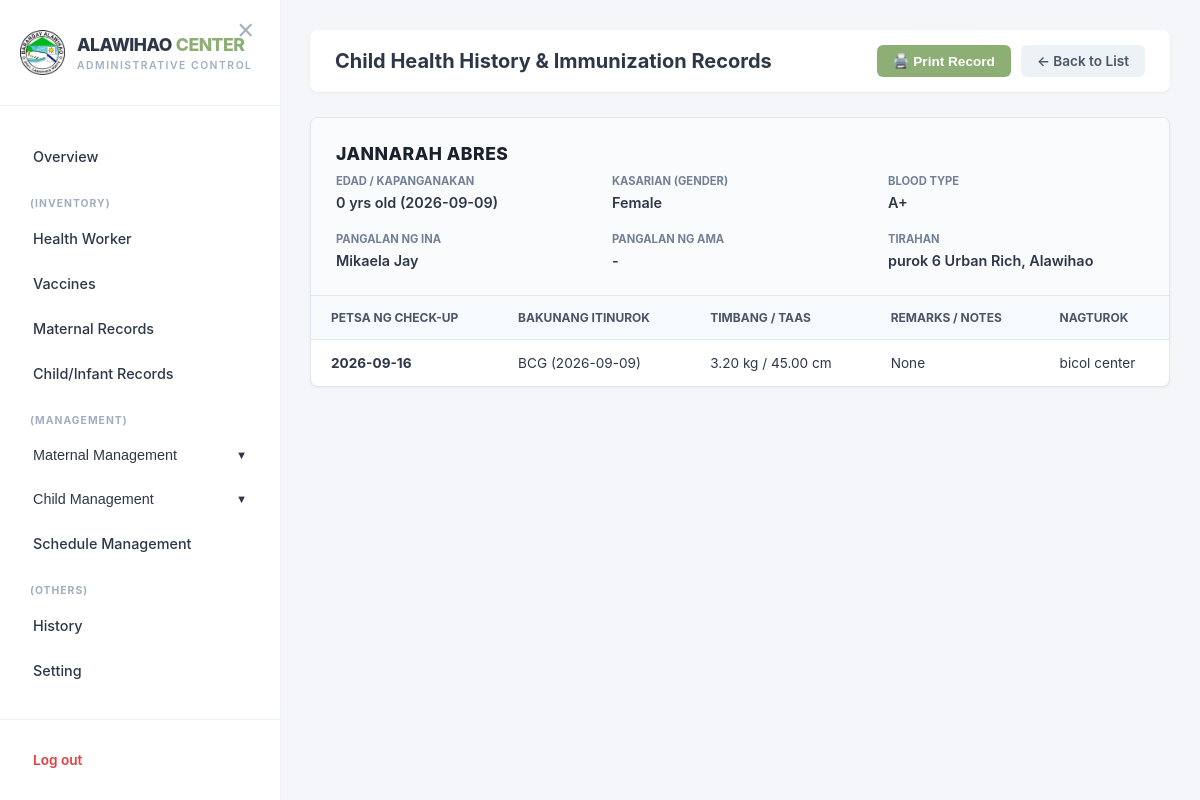
The app's page /admin/admin_child_history.php?id=1 (signed in) with its own data.
### tables this page shows
CREATE TABLE `children` (
  `id` int(11) NOT NULL,
  `user_id` int(11) NOT NULL,
  `child_name` varchar(255) NOT NULL,
  `mother_name` varchar(255) NOT NULL,
  `father_name` varchar(150) DEFAULT NULL,
  `gender` enum('Male','Female') NOT NULL,
  `birth_date` date NOT NULL,
  `weight_kg` decimal(5,2) DEFAULT NULL,
  `height_cm` decimal(5,2) DEFAULT NULL,
  `weight` float NOT NULL,
  `blood_type` varchar(10) DEFAULT NULL,
  `place_of_birth` varchar(255) NOT NULL,
  `family_no` varchar(50) DEFAULT NULL,
  `address` text DEFAULT NULL,
  `barangay` varchar(100) DEFAULT NULL,
  `health_center` varchar(100) DEFAULT NULL,
  `created_at` timestamp NOT NULL DEFAULT current_timestamp(),
  `status` enum('Pending','Approved') DEFAULT 'Pending',
  `vaccination_status` varchar(20) DEFAULT 'None',
  `vaccine_taken` text DEFAULT NULL,
  `administered_by` varchar(255) DEFAULT NULL,
  `family_serial` varchar(50) DEFAULT NULL,
  `birth_height` varchar(20) DEFAULT NULL,
  `immunization_records` text DEFAULT NULL
);

### admin/admin_child_history.php (the view, shortened to what this page needs)
<?php
include '../db_connect.php';
$child_id = mysqli_real_escape_string($conn, $_GET['id']);
$child_query = mysqli_query($conn, "SELECT * FROM children WHERE id = '$child_id'");
$child = mysqli_fetch_assoc($child_query);
$history_records = [];
?>
<!DOCTYPE html>
<html lang="en">
<head>
</head>
<body>
<div id="main">
    <div class="page-header-bar">
        <h2>Child Health History & Immunization Records</h2>
        <div class="header-actions">
            <button class="btn-print-modal" onclick="openPrintModal()">
                🖨️ Print Record
            </button>
            <a href="admin_child_hr.php" class="btn-back">← Back to List</a>
        </div>
    </div>
    <div class="record-card">
        <div class="patient-info-grid">
            <div class="patient-name-title">
                <?php echo htmlspecialchars($child['child_name']); ?>
            </div>
            <div class="info-item">
                <label>Edad / Kapanganakan</label>
                <span>
                    <?php
                        if(!empty($child['birth_date'])) {
                            $dob = new DateTime($child['birth_date']);
                            $today = new DateTime();
                            $age = $today->diff($dob);
                            echo $age->y . " yrs old (" . $child['birth_date'] . ")";
                        } else {
                            echo 'N/A';
                        }
                    ?>
                </span>
            </div>
            <div class="info-item">
                <label>Kasarian (Gender)</label>
                <span><?php echo htmlspecialchars($child['gender'] ?? 'N/A'); ?></span>
            </div>
            <div class="info-item">
                <label>Blood Type</label>
                <span><?php echo htmlspecialchars($child['blood_type'] ?? 'N/A'); ?></span>
            </div>
            <div class="info-item">
                <label>Pangalan ng Ina</label>
                <span><?php echo htmlspecialchars($child['mother_name'] ?? 'N/A'); ?></span>
            </div>
            <div class="info-item">
                <label>Pangalan ng Ama</label>
                <span><?php echo htmlspecialchars($child['father_name'] ?? 'N/A'); ?></span>
            </div>
            <div class="info-item">
                <label>Tirahan</label>
                <span><?php echo htmlspecialchars($child['address'] ?? 'N/A'); ?><?php echo !empty($child['barangay']) ? ', ' . htmlspecialchars($child['barangay']) : ''; ?></span>
            </div>
        </div>
        <div class="table-responsive">
            <table class="history-table">
                <thead>
                    <tr>
                        <th>Petsa ng Check-up</th>
                        <th>Bakunang Itinurok</th>
                        <th>Timbang / Taas</th>
                        <th>Remarks / Notes</th>
                        <th>Nagturok</th>
                    </tr>
                </thead>
                <tbody>
                    <?php if (!empty($history_records)): ?>
                        <?php foreach ($history_records as $rec): ?>
                        <tr>
                            <td><strong><?php echo !empty($rec['vaccine_date']) ? $rec['vaccine_date'] : (!empty($rec['created_at']) ? date("Y-m-d", strtotime($rec['created_at'])) : 'N/A'); ?></strong></td>
                            <td><?php echo htmlspecialchars($rec['vaccine_taken'] ?? 'Wala'); ?></td>
                            <td><?php echo htmlspecialchars($rec['weight_kg'] ?? '0'); ?> kg / <?php echo htmlspecialchars($rec['height'] ?? 'N/A'); ?> cm</td>
                            <td><?php echo htmlspecialchars($rec['remarks'] ?? 'None'); ?></td>
                            <td><?php echo htmlspecialchars($rec['administered_by'] ?? 'N/A'); ?></td>
                        </tr>
                        <?php endforeach; ?>
                    <?php else: ?>
                        <tr>
                            <td><strong><?php echo !empty($child['created_at']) ? date("Y-m-d", strtotime($child['created_at'])) : 'N/A'; ?></strong></td>
                            <td><?php echo htmlspecialchars($child['vaccine_taken'] ?? 'Wala pang naitalang bakuna'); ?></td>
                            <td><?php echo htmlspecialchars($child['weight_kg'] ?? $child['weight'] ?? '0'); ?> kg / <?php echo htmlspecialchars($child['height_cm'] ?? 'N/A'); ?> cm</td>
                            <td><?php echo htmlspecialchars($child['vaccination_status'] ?? 'Initial Registration'); ?></td>
                            <td><?php echo htmlspecialchars($child['administered_by'] ?? 'N/A'); ?></td>
                        </tr>
                    <?php endif; ?>
                </tbody>
            </table>
        </div>
    </div>
</div>
</body>
</html>

### admin/admin_child_history.php (style rules this page uses)
:root { --sage: #8DAE74; --dark-sage: #6B8E55; --soft-sage: #F1F5ED; --text-main: #2D3748; }
body { font-family: 'Inter', Arial, sans-serif; background-color: #F4F6F9; margin: 0; display: flex; color: var(--text-main); }
#main { flex-grow: 1; padding: 30px; box-sizing: border-box; min-height: 100vh; }
.page-header-bar { display: flex; justify-content: space-between; align-items: center; margin-bottom: 25px; background: white; padding: 15px 25px; border-radius: 8px; box-shadow: 0 1px 3px rgba(0,0,0,0.05); }
.page-header-bar h2 { margin: 0; font-size: 1.25rem; font-weight: 700; color: #2D3748; }
.header-actions { display: flex; gap: 10px; align-items: center; }
.btn-back { background: #EDF2F7; color: #4A5568; padding: 8px 16px; border-radius: 6px; text-decoration: none; font-weight: 600; font-size: 0.85rem; transition: background 0.2s; }
.record-card { background: white; border-radius: 8px; box-shadow: 0 1px 3px rgba(0,0,0,0.05); overflow: hidden; border: 1px solid #E2E8F0; }
.patient-info-grid { display: grid; grid-template-columns: repeat(3, 1fr); gap: 20px; padding: 25px; background: #FAFBFC; border-bottom: 1px solid #E2E8F0; }
.patient-name-title { grid-column: span 3; font-size: 1.1rem; font-weight: 800; color: #1A202C; margin-bottom: -10px; text-transform: uppercase; letter-spacing: 0.5px; }
.info-item label { display: block; font-size: 0.7rem; font-weight: 700; text-transform: uppercase; color: #718096; margin-bottom: 4px; }
.info-item span { font-size: 0.9rem; font-weight: 600; color: #2D3748; }
.table-responsive { width: 100%; overflow-x: auto; }
.history-table { width: 100%; border-collapse: collapse; text-align: left; }
.history-table th { background: #F7FAFC; color: #4A5568; font-size: 0.75rem; font-weight: 700; text-transform: uppercase; padding: 14px 20px; border-bottom: 1px solid #E2E8F0; }
.history-table td { padding: 15px 20px; font-size: 0.85rem; color: #2D3748; border-bottom: 1px solid #EDF2F7; vertical-align: middle; }
.history-table tr:last-child td { border-bottom: none; }
.btn-print-modal { background-color: var(--sage); color: white; padding: 8px 16px; border-radius: 6px; text-decoration: none; font-weight: 600; font-size: 0.85rem; display: inline-flex; align-items: center; gap: 6px; border: none; cursor: pointer; transition: background-color 0.2s ease; }

### admin/super_admin_sidebar.php (style rules this page uses)
:root { --sage: #8DAE74; --dark-sage: #6B8E55; --soft-sage: #F1F5ED; --pure-white: #FFFFFF; --text-main: #2D3748; --text-muted: #A0AEC0; --sidebar-width: 280px; --border-color: #EDF2F7; --transition: all 0.3s ease-in-out; }
.main-content, #main { margin-left: var(--sidebar-width); transition: margin-left 0.3s ease-in-out; }

### records on screen
children: child_name "JANNARAH ABRES", birth_date "0", birth_date "2026-09-09", gender "Female", blood_type "A+", mother_name "Mikaela Jay", father_name "-", address "purok 6 Urban Rich", barangay "Alawihao", created_at "2026-09-16", vaccine_taken "BCG (2026-09-09)", weight_kg "3.20", height_cm "45.00", vaccination_status "None", administered_by "bicol center"
